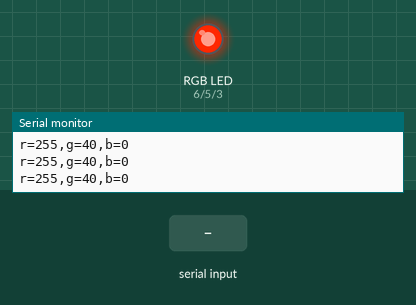
Recording of a sketch running on a simulated Arduino Uno, built with avr-gcc and run on an emulated ATmega328P. Shown: an RGB LED mixed from three pins (HIGH = lit), the last lines printed to the serial monitor. Inputs (shaded band) come from the test bench. Dim RGB values are drawn brighter than linear.

Above: at 1.2 s.
1.3 s: "rgb 90\n" received over Serial
At 1.7 s:
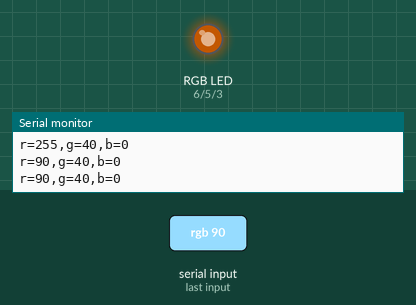
Timing chart, 0 to 4.3 s (numbered marks = the images above; inputs shaded):
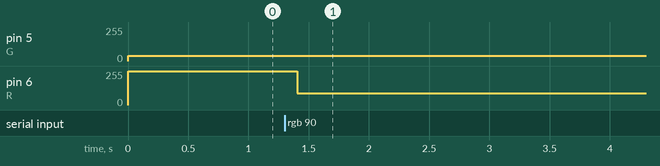

Measured:
- after the input at 1.3 s, pin 6 (R): 255/255 → 90/255 after 0.10 s

The sketch:

rgb.ino
```cpp
// RGB LED: red D6, green D5, blue D3, each through 330 ohm
const int R = 6, G = 5, B = 3;
int r = 255, g = 40, b = 0;

void setup() {
  Serial.begin(115200);
}

void loop() {
  if (Serial.available()) {
    String c = Serial.readStringUntil('\n');
    c.trim();
    if (c.startsWith("rgb ")) sscanf(c.c_str() + 4, "%d %d %d", &r, &g, &b);
  }
  analogWrite(R, constrain(r, 0, 255));
  analogWrite(G, constrain(g, 0, 255));
  analogWrite(B, constrain(b, 0, 255));
  Serial.print("r=");  Serial.print(r);
  Serial.print(",g="); Serial.print(g);
  Serial.print(",b="); Serial.println(b);
  delay(200);
}
```
